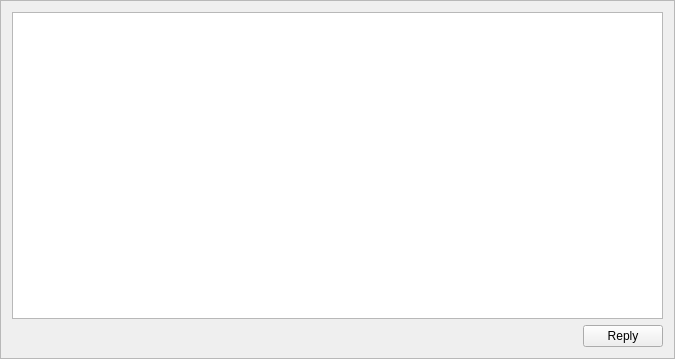
<?xml version="1.0" encoding="UTF-8"?>
<ui version="4.0">
 <class>MessagesFrame</class>
 <widget class="QFrame" name="MessagesFrame">
  <property name="geometry">
   <rect>
    <x>0</x>
    <y>0</y>
    <width>675</width>
    <height>359</height>
   </rect>
  </property>
  <property name="windowTitle">
   <string>Frame</string>
  </property>
  <property name="frameShape">
   <enum>QFrame::StyledPanel</enum>
  </property>
  <property name="frameShadow">
   <enum>QFrame::Raised</enum>
  </property>
  <layout class="QVBoxLayout" name="verticalLayout">
   <item>
    <widget class="QTreeView" name="m_messagesView">
     <property name="sizeAdjustPolicy">
      <enum>QAbstractScrollArea::AdjustIgnored</enum>
     </property>
     <property name="editTriggers">
      <set>QAbstractItemView::AnyKeyPressed|QAbstractItemView::CurrentChanged|QAbstractItemView::EditKeyPressed|QAbstractItemView::SelectedClicked</set>
     </property>
     <property name="alternatingRowColors">
      <bool>true</bool>
     </property>
     <property name="rootIsDecorated">
      <bool>false</bool>
     </property>
     <property name="uniformRowHeights">
      <bool>true</bool>
     </property>
     <property name="itemsExpandable">
      <bool>false</bool>
     </property>
     <property name="sortingEnabled">
      <bool>false</bool>
     </property>
     <attribute name="headerCascadingSectionResizes">
      <bool>true</bool>
     </attribute>
     <attribute name="headerShowSortIndicator" stdset="0">
      <bool>false</bool>
     </attribute>
    </widget>
   </item>
   <item>
    <layout class="QHBoxLayout" name="horizontalLayout">
     <item>
      <spacer name="horizontalSpacer">
       <property name="orientation">
        <enum>Qt::Horizontal</enum>
       </property>
       <property name="sizeHint" stdset="0">
        <size>
         <width>40</width>
         <height>20</height>
        </size>
       </property>
      </spacer>
     </item>
     <item>
      <widget class="QPushButton" name="m_replyButton">
       <property name="text">
        <string>Reply</string>
       </property>
      </widget>
     </item>
    </layout>
   </item>
  </layout>
 </widget>
 <resources>
  <include location="../../resources.qrc"/>
 </resources>
 <connections>
  <connection>
   <sender>m_messagesView</sender>
   <signal>doubleClicked(QModelIndex)</signal>
   <receiver>MessagesFrame</receiver>
   <slot>messageDoubleClicked(QModelIndex)</slot>
   <hints>
    <hint type="sourcelabel">
     <x>337</x>
     <y>158</y>
    </hint>
    <hint type="destinationlabel">
     <x>337</x>
     <y>179</y>
    </hint>
   </hints>
  </connection>
  <connection>
   <sender>m_replyButton</sender>
   <signal>clicked()</signal>
   <receiver>MessagesFrame</receiver>
   <slot>replyClicked()</slot>
   <hints>
    <hint type="sourcelabel">
     <x>623</x>
     <y>329</y>
    </hint>
    <hint type="destinationlabel">
     <x>337</x>
     <y>179</y>
    </hint>
   </hints>
  </connection>
 </connections>
 <slots>
  <slot>messageDoubleClicked(QModelIndex)</slot>
  <slot>replyClicked()</slot>
 </slots>
</ui>
